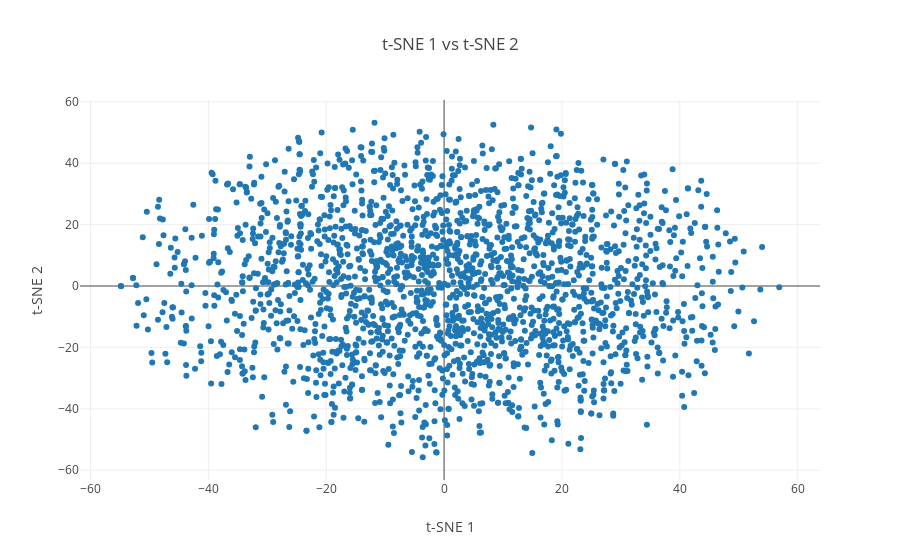

The code cell stored with this chart in its notebook:
### Code cell
plot_words(conv_tsne_embds, 0, 2000, 1)

### Figure 1 — Plotly figure (JSON) as saved in the notebook; plotly's stock layout.template omitted (floating-point values rounded to 4 significant figures; data arrays with more than 128 entries replaced by an {"elided": "..."} marker saying what was removed)
{"data": [{"mode": "markers", "text": {"elided": "2000 str values"}, "type": "scatter", "uid": "e1a73af8-0ce5-4a61-8117-a150523f0f8d", "x": {"elided": "2000 float values"}, "y": {"elided": "2000 float values"}}], "layout": {"hovermode": "closest", "title": "t-SNE 1 vs t-SNE 2", "xaxis": {"title": "t-SNE 1"}, "yaxis": {"title": "t-SNE 2"}}}
